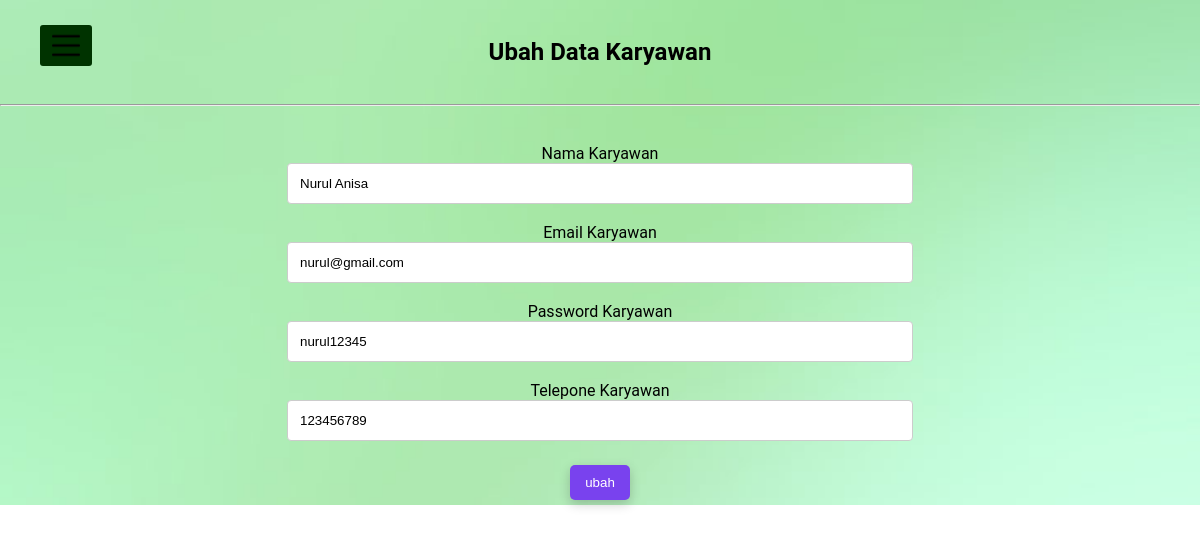
Page /admin/index.php?halaman=ubahkaryawan&id=1 (signed in) on the committed database.
### tables this page shows
CREATE TABLE `karyawan` (
  `id_karyawan` int(11) NOT NULL,
  `pelanggan` varchar(255) NOT NULL,
  `email_pelanggan` varchar(255) NOT NULL,
  `password_pelanggan` varchar(25) NOT NULL,
  `telepon_pelanggan` int(25) NOT NULL
);

### admin/ubahkaryawan.php (the view, shortened to what this page needs)
<!DOCTYPE html>
<html>
<head>
	  <link rel="stylesheet" href="../css/index-admin.css">
</head>
<body><br><br>
<center><h2>Ubah Data Karyawan</h2></center><br><br>
<hr><br><br>
<?php
	$ambil = $koneksi->query("SELECT * FROM karyawan WHERE id_karyawan='$_GET[id]'");
	$pecah = $ambil->fetch_assoc();
 ?>
<center>
 <form method="post" enctype="multipart/form-data">
 	<div class="input">
            <label for="fname">Nama Karyawan</label>
          </div>
          <div class="input">
            <input type="text" name="nama" class="form-control" value="<?php echo $pecah['pelanggan']; ?>" >
          </div>
    </div><br>
	<div class="input">
            <label for="fname">Email Karyawan</label>
          </div>
          <div class="input">
            <input type="text" name="email" class="form-control" value="<?php echo $pecah['email_pelanggan']; ?>">
          </div>
    </div><br>
    	<div class="input">
            <label for="fname">Password Karyawan</label>
          </div>
          <div class="input">
            <input type="text" name="password" class="form-control" value="<?php echo $pecah['password_pelanggan']; ?>">
          </div>
    </div><br>
    	<div class="input">
            <label for="fname">Telepone Karyawan</label>
          </div>
          <div class="input">
            <input type="text" name="tlp" class="form-control" value="<?php echo $pecah['telepon_pelanggan']; ?>">
          </div>
    </div><br>
 	<button name="ubah" class="button">ubah</button>
 </form>
</center>
</body>
</html>

### css/index-admin.css (style rules this page uses)
* { padding: 0; margin: 0; list-style: none; text-decoration: none; }
body { font-family: 'Roboto', sans-serif; }
.button { background-color: #7942ee; color: white; border: none; border-radius: 5px; box-shadow: 0px 4px 12px 0px rgba(0, 0, 0, 0.2); text-align: center; margin: 5px 2px; padding: 10px 15px; cursor: pointer; }

### admin/ubahkaryawan.php (style rules this page uses)
input[type=text], select, textarea { width: 50%; padding: 12px; border: 1px solid #ccc; border-radius: 4px; resize: vertical; }

### rows in the picture
karyawan: nama "Nurul Anisa", email "nurul@gmail.com", password "nurul12345", tlp "123456789"
